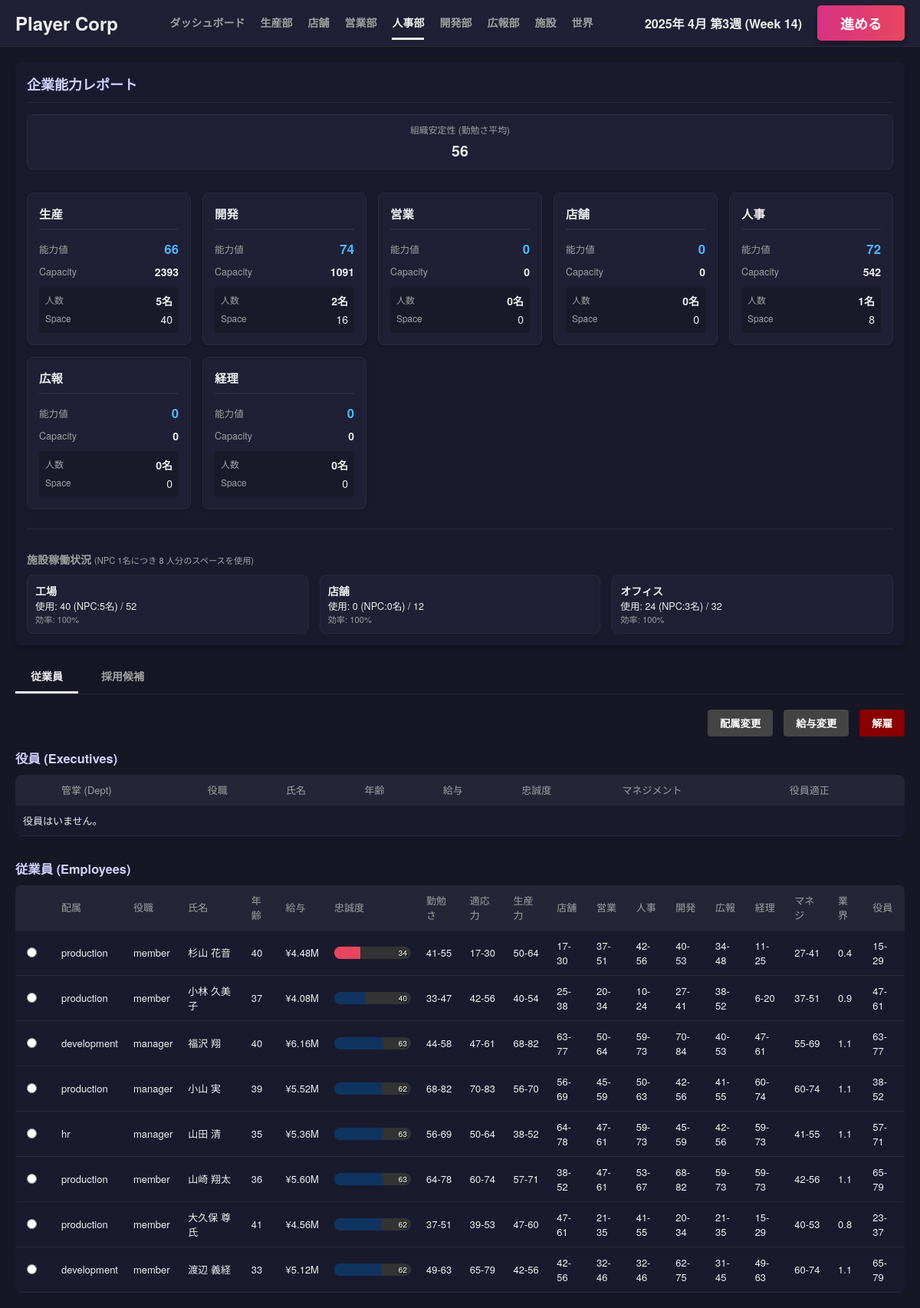
The page /hr on the database its author committed.
### tables this page shows
CREATE TABLE companies (
            id INTEGER PRIMARY KEY AUTOINCREMENT,
            name TEXT,
            type TEXT, -- 'player', 'npc_maker', 'npc_retail', 'system_supplier'
            funds INTEGER,
            brand_power REAL DEFAULT 0,
            industry TEXT DEFAULT 'automotive',
            credit_rating INTEGER DEFAULT 50,
            dev_knowhow REAL DEFAULT 0,
            borrowing_limit INTEGER DEFAULT 0,
            is_active BOOLEAN DEFAULT 1,
            -- Supplier Traits
            trait_material_score REAL DEFAULT 3.0,
            trait_cost_multiplier REAL DEFAULT 1.0,
            part_category TEXT -- 'engine', 'body', etc. for system_supplier
        );

CREATE TABLE npcs (
            id INTEGER PRIMARY KEY AUTOINCREMENT,
            name TEXT,
            age INTEGER,
            gender TEXT,
            company_id INTEGER,
            department TEXT,
            role TEXT,
            salary INTEGER,
            desired_salary INTEGER,
            loyalty REAL,
            is_genius BOOLEAN,
            last_resigned_week INTEGER DEFAULT 0,
            last_company_id INTEGER,
            
            -- 能力値 (真値)
            diligence REAL,
            management REAL,
            adaptability REAL,
            store_ops REAL,
            production REAL,
            development REAL,
            sales REAL,
            hr REAL,
            pr REAL,
            accounting REAL,
            executive REAL,
            industry_aptitude REAL,
            
            FOREIGN KEY(company_id) REFERENCES companies(id)
        );

### app.py (the view)
@app.route('/hr')
def hr():
    player = get_player_company()
    caps = sim.calculate_capabilities(player['id'])
    employees = db.fetch_all("SELECT * FROM npcs WHERE company_id = ?", (player['id'],))
    candidates = db.fetch_all("SELECT * FROM npcs WHERE company_id IS NULL LIMIT 50")
    departments = gb.DEPARTMENTS
    dept_stats = {}
    for d in departments:
        count = len([e for e in employees if e['department'] == d])
        space = count * gb.NPC_SCALE_FACTOR
        dept_stats[d] = {'count': count, 'space': space}
    offers = db.fetch_all("""
        SELECT j.*, n.name, n.age, n.desired_salary as current_desired,
               n.diligence, n.adaptability, n.production, n.store_ops, n.sales, n.hr, n.development, n.pr, n.accounting, n.management
        FROM job_offers j
        JOIN npcs n ON j.npc_id = n.id
        WHERE j.company_id = ?
    """, (player['id'],))
    offered_npc_ids = [o['npc_id'] for o in offers]
    return render_template('hr.html', employees=employees, candidates=candidates, departments=departments, caps=caps, hr_power=caps['hr'], npc_scale=gb.NPC_SCALE_FACTOR, dept_stats=dept_stats, offers=offers, offered_npc_ids=offered_npc_ids)

### templates/hr.html (shortened to what this page needs)
{% extends "base.html" %}
{% block content %}
<div class="card" style="margin-bottom: 20px;">
    <div class="card-header">
        <h2>企業能力レポート</h2>
    </div>
    <div class="card-body">
        <div style="display: grid; grid-template-columns: repeat(auto-fit, minmax(120px, 1fr)); gap: 15px;">
            <div style="text-align: center; padding: 10px; background: var(--bg-header); border-radius: 8px; border: 1px solid var(--border-color);">
                <div style="font-size: 0.85em; color: var(--text-muted); margin-bottom: 5px;">組織安定性 (勤勉さ平均)</div>
                <div style="font-size: 1.4em; font-weight: bold; color: var(--text-main);">{{ caps.stability|int }}</div>
            </div>
        </div>
        <div style="margin-top: 20px;">
            {% set stats = [
                ('生産', 'production', 'production'),
                ('開発', 'development', 'development'),
                ('営業', 'sales', 'sales'),
                ('店舗', 'store_ops', 'store'),
                ('人事', 'hr', 'hr'),
                ('広報', 'pr', 'pr'),
                ('経理', 'accounting', 'accounting')
            ] %}
            <div style="display: grid; grid-template-columns: repeat(auto-fill, minmax(200px, 1fr)); gap: 15px;">
                {% for label, cap_key, dept_key in stats %}
                <div style="background: var(--bg-header); border: 1px solid var(--border-color); border-radius: 8px; padding: 15px; box-shadow: 0 2px 4px rgba(0,0,0,0.2);">
                    <h3 style="margin: 0 0 12px 0; font-size: 1.1em; color: var(--text-main); border-bottom: 2px solid var(--border-color); padding-bottom: 8px;">{{ label }}</h3>
                    <div style="display: flex; justify-content: space-between; margin-bottom: 8px; align-items: center;">
                        <span style="color: var(--text-muted); font-size: 0.9em;">能力値</span>
                        <span style="font-weight: bold; font-size: 1.2em; color: #4db8ff;">{{ caps[cap_key]|int }}</span>
                    </div>
                    <div style="display: flex; justify-content: space-between; margin-bottom: 8px; align-items: center;">
                        <span style="color: var(--text-muted); font-size: 0.9em;">Capacity</span>
                        <span style="font-weight: bold; color: var(--text-main);">{{ caps[cap_key + '_capacity']|int }}</span>
                    </div>
                    <div style="background: rgba(0,0,0,0.2); padding: 8px; border-radius: 4px; margin-top: 10px;">
                        <div style="display: flex; justify-content: space-between; margin-bottom: 4px;">
                            <span style="color: var(--text-muted); font-size: 0.85em;">人数</span>
                            <span style="font-weight: bold; color: var(--text-main);">{{ dept_stats[dept_key].count }}名</span>
                        </div>
                        <div style="display: flex; justify-content: space-between;">
                            <span style="color: var(--text-muted); font-size: 0.85em;">Space</span>
                            <span style="color: var(--text-main);">{{ dept_stats[dept_key].space }}</span>
                        </div>
                    </div>
                </div>
                {% endfor %}
            </div>
        </div>
        <div style="margin-top: 15px; border-top: 1px solid var(--border-color); padding-top: 10px;">
            <h4 style="margin-bottom: 10px; font-size: 1em; color: var(--text-muted);">施設稼働状況 <span style="font-size: 0.8em; font-weight: normal;">(NPC 1名につき {{ npc_scale }} 人分のスペースを使用)</span></h4>
            <div style="display: grid; grid-template-columns: repeat(auto-fit, minmax(150px, 1fr)); gap: 15px;">
                {% for key, fac in caps.facilities.items() %}
                <div style="padding: 10px; border-radius: 8px; border: 1px solid {{ 'var(--accent-pink)' if fac.usage > fac.limit else 'var(--border-color)' }}; background: {{ 'rgba(233, 69, 96, 0.1)' if fac.usage > fac.limit else 'var(--bg-header)' }};">
                    <div style="font-weight: bold; color: var(--text-main);">{{ fac.name }}</div>
                    <div style="font-size: 0.9em; color: var(--text-main);">
                        使用: {{ fac.usage }} (NPC:{{ fac.npc_count }}名) / {{ fac.limit }}
                    </div>
                    <div style="font-size: 0.8em; color: var(--text-muted);">
                        効率: {{ (fac.efficiency * 100)|int }}%
                    </div>
                </div>
                {% endfor %}
            </div>
        </div>
    </div>
</div>
<div class="sub-nav">
    <a href="#" class="sub-nav-item active" onclick="switchTab('employees')">従業員</a>
    <a href="#" class="sub-nav-item" onclick="switchTab('candidates')">採用候補</a>
</div>
<div class="action-bar">
    <div class="action-buttons">
        <button class="btn btn-secondary" onclick="openDeptModal()">配属変更</button>
        <button class="btn btn-secondary" onclick="openSalaryModal()">給与変更</button>
        <button class="btn btn-danger" onclick="openFireModal()">解雇</button>
    </div>
</div>
<div id="tab-employees" class="tab-content active">
    <h3 style="margin-bottom: 10px; color: #d0d0ff;">役員 (Executives)</h3>
    <div class="table-container" style="margin-bottom: 30px;">
        <table class="data-table">
            <thead>
                <tr>
                    <th style="width: 30px;" class="no-sort"></th>
                    <th>管掌 (Dept)</th>
                    <th>役職</th>
                    <th>氏名</th>
                    <th>年齢</th>
                    <th>給与</th>
                    <th>忠誠度</th>
                    <th>マネジメント</th>
                    <th>役員適正</th>
                </tr>
            </thead>
            <tbody>
                {% for emp in employees if emp.role in ['ceo', 'cxo'] %}
                <tr onclick="selectRow(this, '{{ emp.id }}', '{{ emp.name }}', '{{ emp.department }}', '{{ emp.role }}', '{{ emp.salary }}')">
                    <td><input type="radio" name="selected_emp" value="{{ emp.id }}"></td>
                    <td>{{ emp.department }}</td>
                    <td>{{ emp.role }}</td>
                    <td>{{ emp.name }}</td>
                    <td>{{ emp.age }}</td>
                    <td data-value="{{ emp.salary }}">¥{{ "{:,.2f}M".format(emp.salary / 1000000) }}</td>
                    <td data-value="{{ emp.loyalty }}">
                        <div class="bar-container">
                            <div class="bar-fill" style="width: {{ emp.loyalty }}%; background-color: {{ '#e94560' if emp.loyalty < 40 else '#0f3460' }};"></div>
                            <span class="bar-text">{{ emp.loyalty|int }}</span>
                        </div>
                    </td>
                    <td data-value="{{ emp.management | perceived_value(hr_power) }}">{{ emp.management | ability_range(hr_power) }}</td>
                    <td data-value="{{ emp.executive | perceived_value(hr_power) }}">{{ emp.executive | ability_range(hr_power) }}</td>
                </tr>
                {% else %}
                <tr><td colspan="9">役員はいません。</td></tr>
                {% endfor %}
            </tbody>
        </table>
    </div>
    <h3 style="margin-bottom: 10px; color: #d0d0ff;">従業員 (Employees)</h3>
    <div class="table-container">
        <table class="data-table">
            <thead>
                <tr>
                    <th style="width: 30px;" class="no-sort"></th>
                    <th class="sortable" onclick="sortTable(this, 1)">配属</th>
                    <th class="sortable" onclick="sortTable(this, 2)">役職</th>
                    <th class="sortable" onclick="sortTable(this, 3)">氏名</th>
                    <th class="sortable" onclick="sortTable(this, 4, 'number')">年齢</th>
                    <th class="sortable" onclick="sortTable(this, 5, 'number')">給与</th>
                    <th class="sortable" onclick="sortTable(this, 6, 'number')">忠誠度</th>
                    <th class="sortable" onclick="sortTable(this, 7, 'number')">勤勉さ</th>
                    <th class="sortable" onclick="sortTable(this, 8, 'number')">適応力</th>
                    <th class="sortable" onclick="sortTable(this, 9, 'number')">生産力</th>
                    <th class="sortable" onclick="sortTable(this, 10, 'number')">店舗</th>
                    <th class="sortable" onclick="sortTable(this, 11, 'number')">営業</th>
                    <th class="sortable" onclick="sortTable(this, 12, 'number')">人事</th>
                    <th class="sortable" onclick="sortTable(this, 13, 'number')">開発</th>
                    <th class="sortable" onclick="sortTable(this, 14, 'number')">広報</th>
                    <th class="sortable" onclick="sortTable(this, 15, 'number')">経理</th>
                    <th class="sortable" onclick="sortTable(this, 16, 'number')">マネジ</th>
                    <th class="sortable" onclick="sortTable(this, 17, 'number')">業界</th>
                    <th class="sortable" onclick="sortTable(this, 18, 'number')">役員</th>
                </tr>
            </thead>
            <tbody>
                {% for emp in employees if emp.role not in ['ceo', 'cxo'] %}
                <tr onclick="selectRow(this, '{{ emp.id }}', '{{ emp.name }}', '{{ emp.department }}', '{{ emp.role }}', '{{ emp.salary }}')">
                    <td><input type="radio" name="selected_emp" value="{{ emp.id }}"></td>
                    <td>{{ emp.department }}</td>
                    <td>{{ emp.role }}</td>
                    <td>{{ emp.name }}</td>
                    <td>{{ emp.age }}</td>
                    <td data-value="{{ emp.salary }}">¥{{ "{:,.2f}M".format(emp.salary / 1000000) }}</td>
                    <td data-value="{{ emp.loyalty }}">
                        <div class="bar-container">
                            <div class="bar-fill" style="width: {{ emp.loyalty }}%; background-color: {{ '#e94560' if emp.loyalty < 40 else '#0f3460' }};"></div>
                            <span class="bar-text">{{ emp.loyalty|int }}</span>
                        </div>
                    </td>
                    <td data-value="{{ emp.diligence | perceived_value(hr_power) }}">{{ emp.diligence | ability_range(hr_power) }}</td>
                    <td data-value="{{ emp.adaptability | perceived_value(hr_power) }}">{{ emp.adaptability | ability_range(hr_power) }}</td>
                    <td data-value="{{ emp.production | perceived_value(hr_power) }}">{{ emp.production | ability_range(hr_power) }}</td>
                    <td data-value="{{ emp.store_ops | perceived_value(hr_power) }}">{{ emp.store_ops | ability_range(hr_power) }}</td>
                    <td data-value="{{ emp.sales | perceived_value(hr_power) }}">{{ emp.sales | ability_range(hr_power) }}</td>
                    <td data-value="{{ emp.hr | perceived_value(hr_power) }}">{{ emp.hr | ability_range(hr_power) }}</td>
                    <td data-value="{{ emp.development | perceived_value(hr_power) }}">{{ emp.development | ability_range(hr_power) }}</td>
                    <td data-value="{{ emp.pr | perceived_value(hr_power) }}">{{ emp.pr | ability_range(hr_power) }}</td>
                    <td data-value="{{ emp.accounting | perceived_value(hr_power) }}">{{ emp.accounting | ability_range(hr_power) }}</td>
                    <td data-value="{{ emp.management | perceived_value(hr_power) }}">{{ emp.management | ability_range(hr_power) }}</td>
                    <td data-value="{{ emp.industry_aptitude }}">{{ emp.industry_aptitude|round(1) }}</td>
                    <td data-value="{{ emp.executive | perceived_value(hr_power) }}">{{ emp.executive | ability_range(hr_power) }}</td>
                </tr>
                {% endfor %}
            </tbody>
        </table>
    </div>
</div>
{% endblock %}

### templates/base.html (shortened to what this page needs)
<!DOCTYPE html>
<html lang="ja">
<head>
    <link rel="stylesheet" href="{{ url_for('static', filename='css/style.css') }}">
</head>
<body>
    <div class="app-container">
        <header class="top-bar">
            <div class="logo-area">
                <h1>{{ player.name if player else '自社名' }}</h1>
            </div>
            <nav class="top-nav">
                <a href="{{ url_for('dashboard') }}" class="{{ 'active' if active_page == 'dashboard' else '' }}">ダッシュボード</a>
                <a href="{{ url_for('production') }}" class="{{ 'active' if active_page == 'production' else '' }}">生産部</a>
                <a href="{{ url_for('store') }}" class="{{ 'active' if active_page == 'store' else '' }}">店舗</a>
                <a href="{{ url_for('sales') }}" class="{{ 'active' if active_page == 'sales' else '' }}">営業部</a>
                <a href="{{ url_for('hr') }}" class="{{ 'active' if active_page == 'hr' else '' }}">人事部</a>
                <a href="{{ url_for('dev') }}" class="{{ 'active' if active_page == 'dev' else '' }}">開発部</a>
                <a href="{{ url_for('pr') }}" class="{{ 'active' if active_page == 'pr' else '' }}">広報部</a>
                <a href="{{ url_for('facility') }}" class="{{ 'active' if active_page == 'facility' else '' }}">施設</a>
                <a href="{{ url_for('world') }}" class="{{ 'active' if active_page == 'world' else '' }}">世界</a>
            </nav>
            <div class="action-area">
                <div class="date-display">{{ date_str }}</div>
                <form action="{{ url_for('next_week') }}" method="post">
                    <button type="submit" class="btn-next-week">進める</button>
                </form>
            </div>
        </header>
        <main class="main-content">
            {% block content %}{% endblock %}
        </main>
    </div>
</body>
</html>

### rows shown on the page
companies: name "Player Corp"
npcs: department "production", role "member", name "杉山 花音", age "40", emp.salary/1000000 "4.48M", loyalty "34", diligence|ability_range "41-55", adaptability|ability_range "17-30", production|ability_range "50-64", store_ops|ability_range "17-30", sales|ability_range "37-51", hr|ability_range "42-56", development|ability_range "40-53", pr|ability_range "34-48", accounting|ability_range "11-25", management|ability_range "27-41", industry_aptitude "0.4", executive|ability_range "15-29"
npcs: department "production", role "member", name "小林 久美子", age "37", emp.salary/1000000 "4.08M", loyalty "40", diligence|ability_range "33-47", adaptability|ability_range "42-56", production|ability_range "40-54", store_ops|ability_range "25-38", sales|ability_range "20-34", hr|ability_range "10-24", development|ability_range "27-41", pr|ability_range "38-52", accounting|ability_range "6-20", management|ability_range "37-51", industry_aptitude "0.9", executive|ability_range "47-61"
npcs: department "development", role "manager", name "福沢 翔", age "40", emp.salary/1000000 "6.16M", loyalty "63", diligence|ability_range "44-58", adaptability|ability_range "47-61", production|ability_range "68-82", store_ops|ability_range "63-77", sales|ability_range "50-64", hr|ability_range "59-73", development|ability_range "70-84", pr|ability_range "40-53", accounting|ability_range "47-61", management|ability_range "55-69", industry_aptitude "1.1", executive|ability_range "63-77"
npcs: department "production", role "manager", name "小山 実", age "39", emp.salary/1000000 "5.52M", loyalty "62", diligence|ability_range "68-82", adaptability|ability_range "70-83", production|ability_range "56-70", store_ops|ability_range "56-69", sales|ability_range "45-59", hr|ability_range "50-63", development|ability_range "42-56", pr|ability_range "41-55", accounting|ability_range "60-74", management|ability_range "60-74", industry_aptitude "1.1", executive|ability_range "38-52"
npcs: department "hr", role "manager", name "山田 清", age "35", emp.salary/1000000 "5.36M", loyalty "63", diligence|ability_range "56-69", adaptability|ability_range "50-64", production|ability_range "38-52", store_ops|ability_range "64-78", sales|ability_range "47-61", hr|ability_range "59-73", development|ability_range "45-59", pr|ability_range "42-56", accounting|ability_range "59-73", management|ability_range "41-55", industry_aptitude "1.1", executive|ability_range "57-71"
npcs: department "production", role "member", name "山崎 翔太", age "36", emp.salary/1000000 "5.60M", loyalty "63", diligence|ability_range "64-78", adaptability|ability_range "60-74", production|ability_range "57-71", store_ops|ability_range "38-52", sales|ability_range "47-61", hr|ability_range "53-67", development|ability_range "68-82", pr|ability_range "59-73", accounting|ability_range "59-73", management|ability_range "42-56", industry_aptitude "1.1", executive|ability_range "65-79"
npcs: department "production", role "member", name "大久保 尊氏", age "41", emp.salary/1000000 "4.56M", loyalty "62", diligence|ability_range "37-51", adaptability|ability_range "39-53", production|ability_range "47-60", store_ops|ability_range "47-61", sales|ability_range "21-35", hr|ability_range "41-55", development|ability_range "20-34", pr|ability_range "21-35", accounting|ability_range "15-29", management|ability_range "40-53", industry_aptitude "0.8", executive|ability_range "23-37"
npcs: department "development", role "member", name "渡辺 義経", age "33", emp.salary/1000000 "5.12M", loyalty "62", diligence|ability_range "49-63", adaptability|ability_range "65-79", production|ability_range "42-56", store_ops|ability_range "42-56", sales|ability_range "32-46", hr|ability_range "32-46", development|ability_range "62-75", pr|ability_range "31-45", accounting|ability_range "49-63", management|ability_range "60-74", industry_aptitude "1.1", executive|ability_range "65-79"

### other values the page prints
{{ date_str }} "2025年 4月 第3週 (Week 14)"
{{ caps.stability|int }} "56"
{{ label }} "生産" "開発" "営業" "店舗" "人事" "広報" "経理"
{{ caps[cap_key]|int }} "66" "74" "0" "0" "72" "0" "0"
{{ caps[cap_key + '_capacity']|int }} "2393" "1091" "0" "0" "542" "0" "0"
{{ dept_stats[dept_key].count }} "5" "2" "0" "0" "1" "0" "0"
{{ dept_stats[dept_key].space }} "40" "16" "0" "0" "8" "0" "0"
{{ npc_scale }} "8"
{{ fac.name }} "工場" "店舗" "オフィス"
{{ fac.usage }} "40" "0" "24"
{{ fac.npc_count }} "5" "0" "3"
{{ fac.limit }} "52" "12" "32"
{{ (fac.efficiency * 100)|int }} "100" "100" "100"
